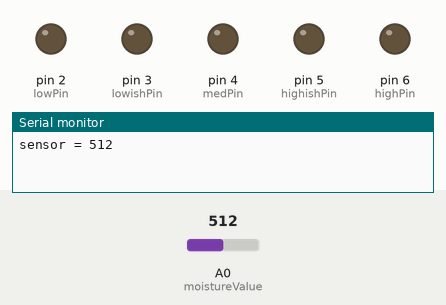
Bench run of a sketch on a simulated Arduino Uno, built with avr-gcc and run on an emulated ATmega328P. Parts: output pins drawn as LEDs (lit = HIGH), the last lines printed to the serial monitor. The inputs (shaded band) are chosen by the test bench; at power-on: A0 (moistureValue) = 512.

Above: at 1.2 s.
1.3 s: A0 (moistureValue) set to 50
At 2.8 s:
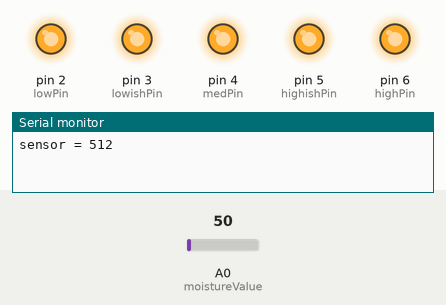
7.7 s: A0 (moistureValue) set to 41
At 12.9 s:
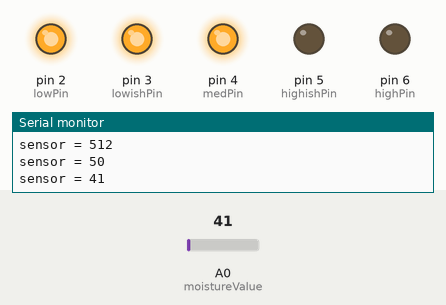
14.0 s: A0 (moistureValue) set to 20
At 17.9 s:
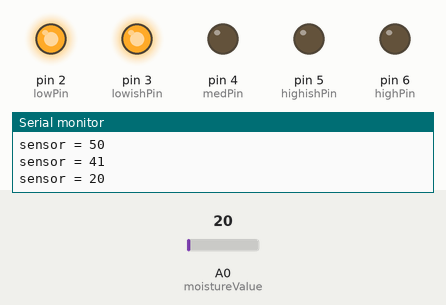
Timing chart, 0 to 26.4 s (numbered marks = the images above; inputs shaded):
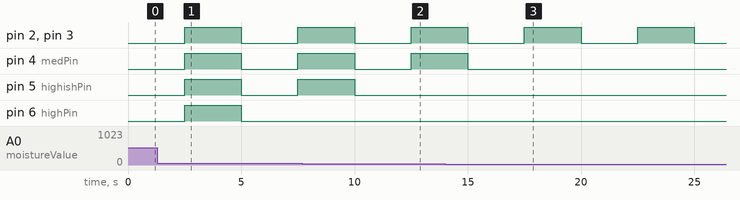

The sketch:

FiveLEDMoistureSensor.ino
```cpp
//Defines A0 as the pin for reading data from a moisture sensor and D2-6 as pins for LEDs
int moisturePin = A0;
int lowPin = 2;
int lowishPin = 3;
int medPin = 4;
int highishPin = 5;
int highPin = 6;
int moistureValue = 0;

void setup() {
  // Declares all LED pins as output and begins Serial @ 9600 baud
pinMode (lowPin, OUTPUT);
pinMode (lowishPin, OUTPUT);
pinMode (medPin, OUTPUT);
pinMode (highishPin, OUTPUT);
pinMode (highPin, OUTPUT);
Serial.begin(9600);
}

void loop() {
  // reads the data from the moisture sensor as well as prints the values in the Serial Monitor
  moistureValue = analogRead(moistureValue);
  Serial.print("sensor = " );
  Serial.println(analogRead(A0));
  delay(2500);

  //if table for moisture thresholds
  if (moistureValue >= 0) {
    digitalWrite (lowPin, HIGH);
  }
   if (moistureValue >= 15) {
    digitalWrite (lowishPin, HIGH);
  }
   if (moistureValue >= 30) {
    digitalWrite (medPin, HIGH);
  }
   if (moistureValue >= 45) {
    digitalWrite (highishPin, HIGH);
  }
   if (moistureValue >= 60) {
    digitalWrite (highPin, HIGH);
    }
  delay(2500);
 //manually sets all pins to low and writes the moistureValue back to 0 so the loop can begin again
  digitalWrite (lowPin, LOW);
  digitalWrite (lowishPin, LOW);
  digitalWrite (medPin, LOW);
  digitalWrite (highishPin, LOW);
  digitalWrite (highPin, LOW);
  moistureValue = 0;
}
```

Measured:
- the behaviour switches between 45 and 44 on A0 (moistureValue) (found by bisection; images 1 and 2)
- after the input at 7.7 s, pin 5 (highishPin): goes on until 10.0 s, then stays LOW
- after the input at 14.0 s, pin 4 (medPin): goes on until 15.0 s, then stays LOW
- by itself, pin 2 (lowPin), pin 3 (lowishPin): alternates HIGH for 2.5 s and LOW for 2.5 s
